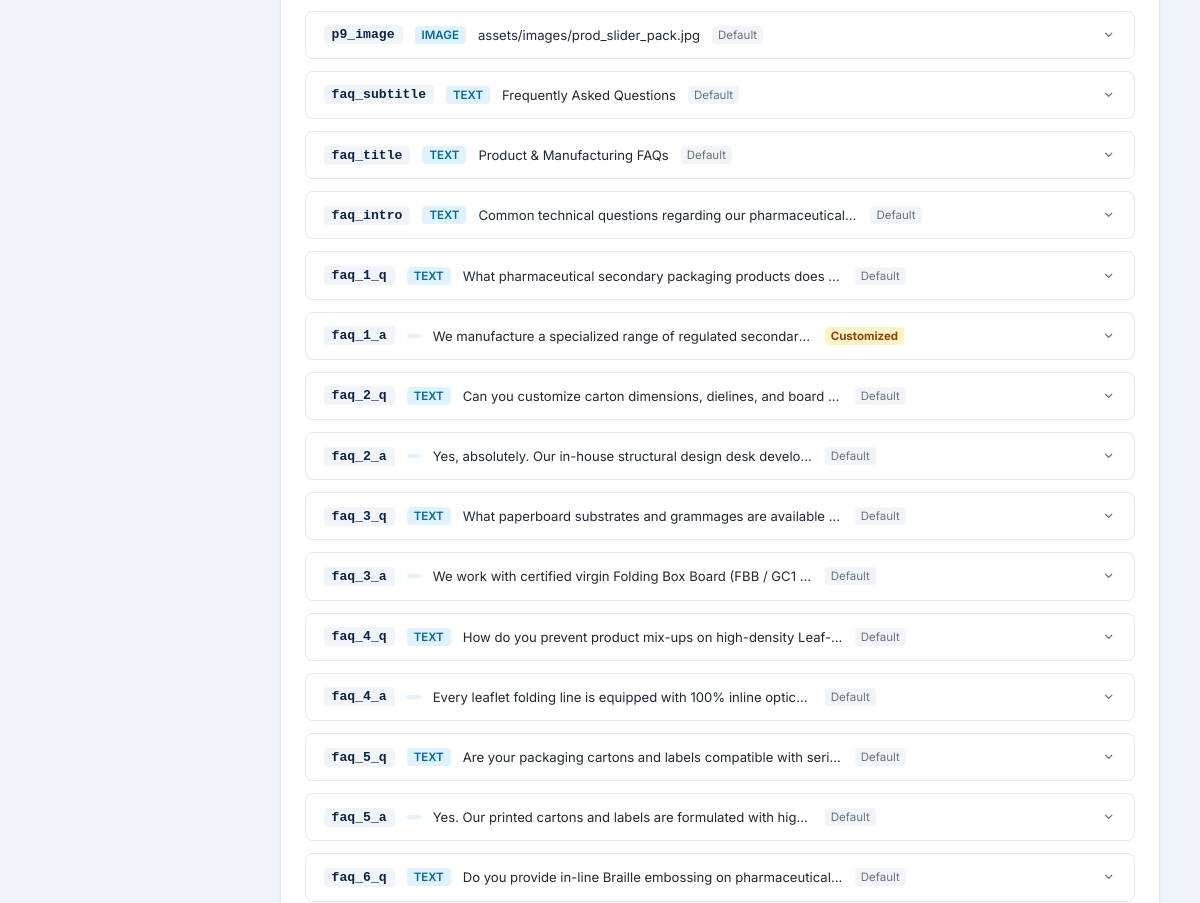
Before: /admin/content.php?page=products (signed in, middle part) with the older database file.
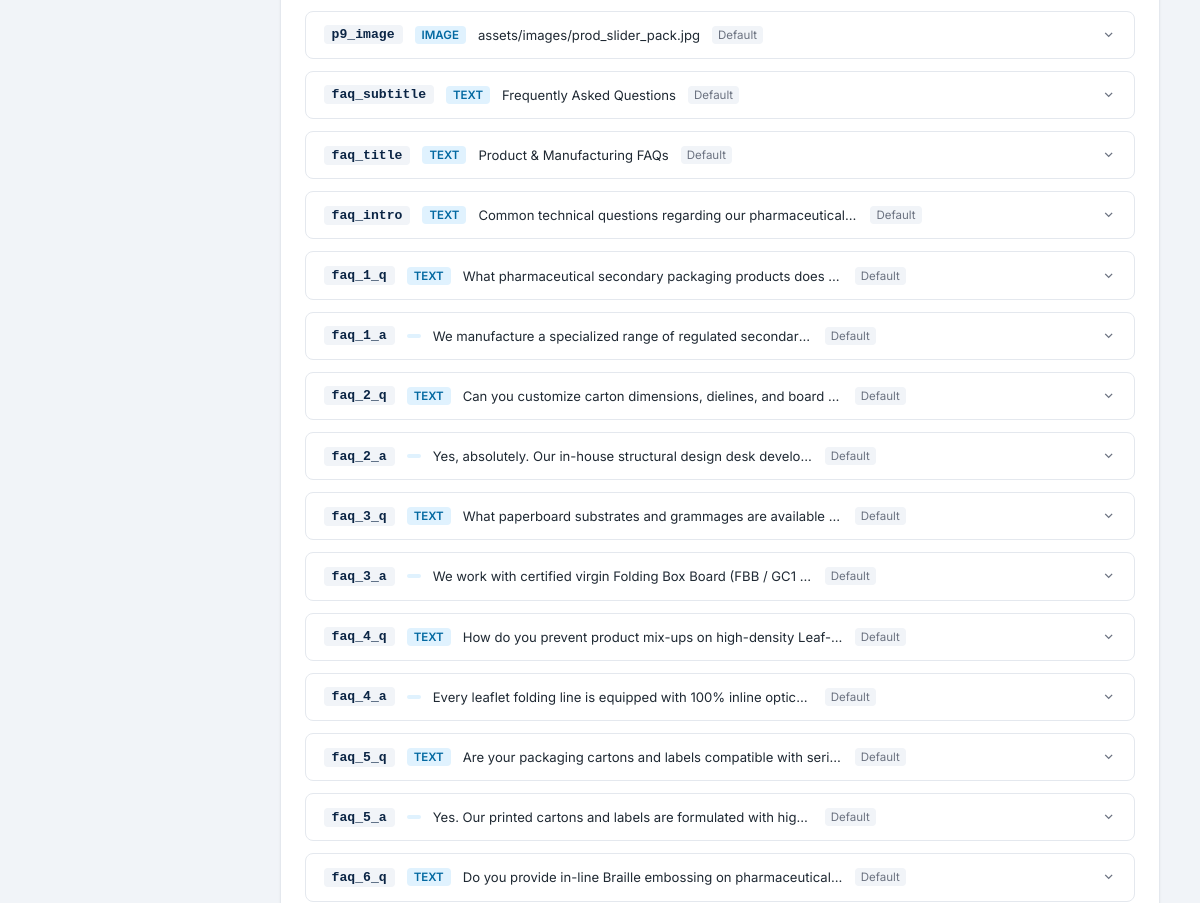
After: the same page with the newer database file.
### tables this page shows
CREATE TABLE `content_blocks` (
  `id` int(11) NOT NULL,
  `page_id` int(11) NOT NULL,
  `block_key` varchar(100) NOT NULL,
  `block_type` enum('text','richtext','image') NOT NULL DEFAULT 'text',
  `content` text DEFAULT NULL,
  `sort_order` int(11) DEFAULT 0
);

### includes/functions.php (called while the page is built, shortened)
<?php
function clean_mojibake(?string $str): string {
    if ($str === null || $str === '') return '';
    static $mojibakeMap = [
        "\xce\x93\xc3\x87\xc3\xb3" => '•',
        "\xce\x93\xc3\x87\xc3\xb4" => '–',
        "\xce\x93\xc3\x87\xc3\xb6" => '—',
        "\xce\x93\xc3\xa4\xc3\xb3" => '™',
        "\xce\x93\xc3\x87\xc3\x96" => '’',
        "\xce\x93\xc3\x87\xc2\xa3" => '“',
        "\xce\x93\xc3\x87\xc2\xa5" => '”',
        "\xc2\xba\xc2\xb0"         => '°',
        'ΓÇó' => '•',
        'ΓÇô' => '–',
        'ΓÇö' => '—',
        'Γäó' => '™',
        'ΓÇÖ' => '’',
        'ΓÇ£' => '“',
        'ΓÇ¥' => '”',
        '┬░'  => '°',
        'гÇó' => '•',
        'гÇô' => '–',
        'гÇö' => '—',
        'гäó' => '™',
        'гÇÖ' => '’',
    ];
    return str_replace(array_keys($mojibakeMap), array_values($mojibakeMap), $str);
}
function h(?string $value): string {
    return htmlspecialchars(clean_mojibake($value), ENT_QUOTES, 'UTF-8');
}

### admin/content.php (the view, shortened to what this page needs)
<?php
require __DIR__ . '/includes/layout_top.php';
$pdo = get_db();
$pages = $pdo->query("
    SELECT id, slug, title
    FROM pages
    ORDER BY FIELD(slug, 'home', 'about', 'products', 'capabilities', 'innovation', 'quality', 'industries', 'case-studies', 'contact', 'blog', 'privacy', 'terms'), title ASC
")->fetchAll();
$selectedSlug = $_GET['page'] ?? ($pages[0]['slug'] ?? 'home');
$allDefaultBlocks = get_all_page_default_blocks();
$pageDefaultMap = [];
if (isset($allDefaultBlocks[$selectedSlug])) {
    foreach ($allDefaultBlocks[$selectedSlug] as [$k, $t, $c, $s]) {
        $pageDefaultMap[$k] = ['type' => $t, 'content' => $c, 'sort' => $s];
    }
}
$stmt = $pdo->prepare("SELECT * FROM pages WHERE slug = ? LIMIT 1");
$stmt->execute([$selectedSlug]);
$page = $stmt->fetch();
$blocks = [];
if ($page) {
    $stmt = $pdo->prepare(
        "SELECT id, block_key, block_type, content, sort_order
         FROM content_blocks
         WHERE page_id = ?
         ORDER BY sort_order ASC, id ASC"
    );
    $stmt->execute([$page['id']]);
    $blocks = $stmt->fetchAll();
}
?>
<div class="panel" style="margin-bottom:2rem;">
  <?php foreach ($blocks as $block): ?>
  <?php
    $isDefault = isset($pageDefaultMap[$block['block_key']]);
    $defContent = $isDefault ? $pageDefaultMap[$block['block_key']]['content'] : '';
    $isModified = $isDefault && ($block['content'] !== $defContent);
  ?>
  <details class="block-accordion" style="border:1px solid var(--border);border-radius:8px;margin-bottom:0.75rem;background:#fff;overflow:hidden;">
    <summary style="padding:0.85rem 1.1rem;cursor:pointer;display:flex;align-items:center;gap:0.75rem;list-style:none;user-select:none;font-size:0.92rem;flex-wrap:wrap;">
      <code style="font-weight:700;color:var(--navy);background:var(--bg);padding:2px 8px;border-radius:4px;font-size:0.82rem;"><?= h($block['block_key']) ?></code>
      <span class="type-badge" style="font-size:0.72rem;background:#e0f2fe;color:#0369a1;padding:2px 7px;border-radius:4px;font-weight:600;text-transform:uppercase;">
        <?= h($block['block_type']) ?>
      </span>
      <span style="color:var(--text-muted);font-size:0.82rem;overflow:hidden;text-overflow:ellipsis;white-space:nowrap;max-width:380px;">
        <?= h(strip_tags($block['content'])) ?>
      </span>
      <?php if ($isModified): ?>
        <span style="font-size:0.72rem;background:#fef3c7;color:#92400e;padding:2px 6px;border-radius:4px;font-weight:700;">Customized</span>
      <?php elseif ($isDefault): ?>
        <span style="font-size:0.72rem;color:var(--muted);background:var(--bg);padding:2px 6px;border-radius:4px;">Default</span>
      <?php else: ?>
        <span style="font-size:0.72rem;background:#d1fae5;color:#065f46;padding:2px 6px;border-radius:4px;font-weight:700;">Custom Block</span>
      <?php endif; ?>
      <i class="ri-arrow-down-s-line" style="margin-left:auto;color:var(--muted);"></i>
    </summary>
  </details>
  <?php endforeach; ?>
</div>
<?php require __DIR__ . '/includes/layout_bottom.php'; ?>

Changed rows visible on the page:
changed content_blocks "faq_1_a": content "Customized" → "Default"
